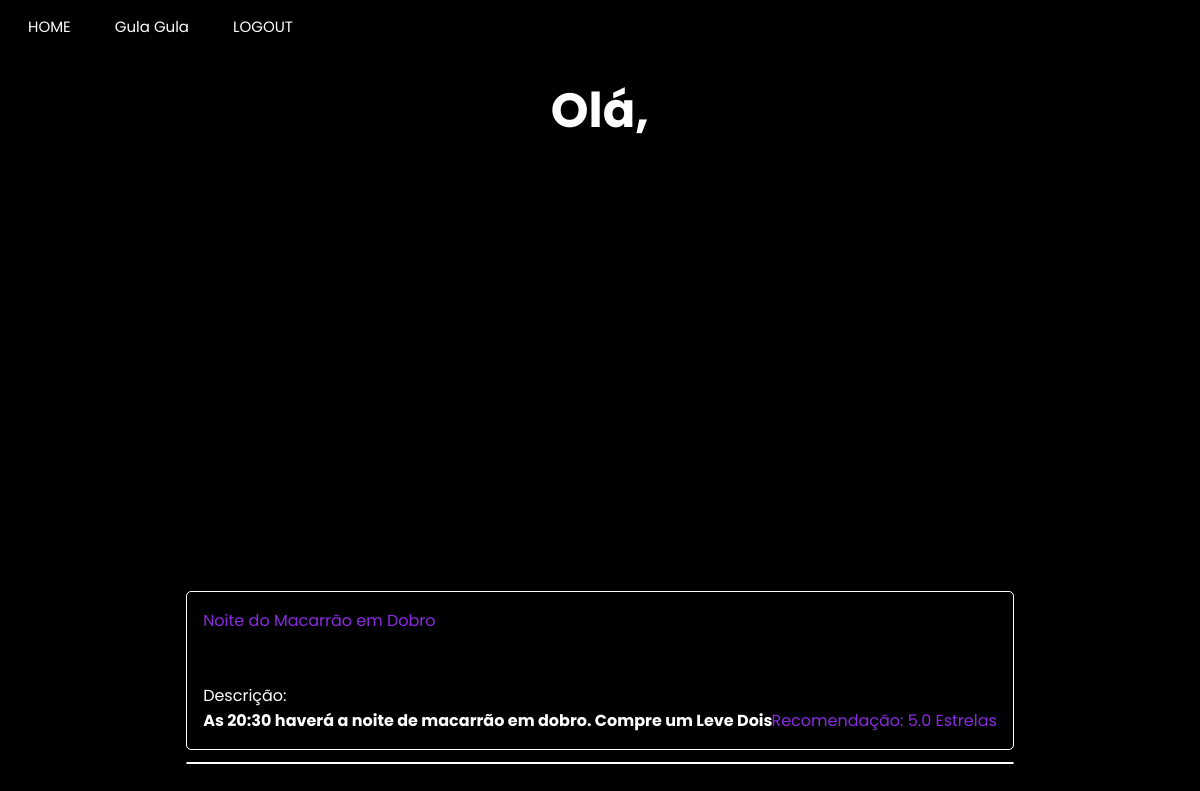
/user_page (signed in), run on an earlier commit of the app's database.
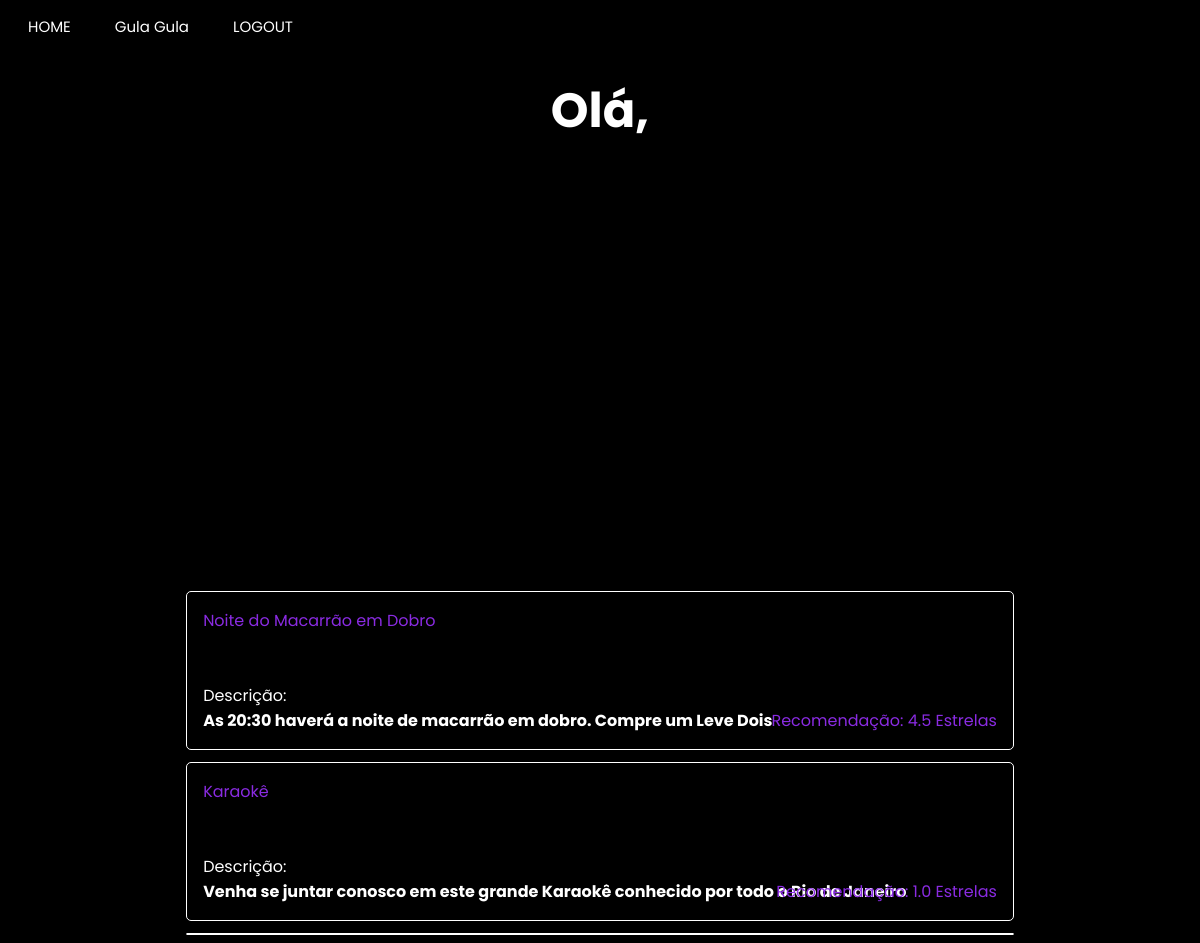
And on a later commit of the database.
### app/model.py (models this page shows, shortened)
class empresa(UserMixin, db.Model):
    __tablename__ = "empresa"
    id = db.Column(db.Integer,primary_key=True)
    enterprise_name = db.Column(db.String(64), index=True, unique=True)
    email = db.Column(db.String(120), index=True, unique=True)
    password_hash = db.Column(db.String(120))
    city = db.Column(db.String(120))
    latitude = db.Column(db.Float)
    longitude = db.Column(db.Float)
    district = db.Column(db.String(50))
    street = db.Column(db.String(120))
    posts = db.relationship("Post", backref="enterprise")

class Event(db.Model):
    id = db.Column(db.Integer, primary_key=True)
    body = db.Column(db.String(200))
    image = db.Column(db.String(200))
    timestamp = db.Column(db.Integer, index=True)
    empresa_id = db.Column(db.Integer)
    name = db.Column(db.String(200))
    latitude = db.Column(db.Float)
    longitude = db.Column(db.Float)
    event_type = db.Column(db.String(8))
    rank = db.Column(db.Float)
    avaliations = db.Column(db.Integer)
    age_groups = db.Column(db.String)

### app/routes.py (the view)
@app.route("/user_page", methods=["POST", "GET"])
@login_required
def user_page():                              # PAGINA DE USUARIO
    return render_template('user_page.html', title="Usuario", eventos = Event ,css_file="user_page.css", user=current_user)

### app/model.py (called while the page is built)
@login.user_loader
def load_user(id):
    if usuario.query.get(int(id)):
        load = usuario.query.get(int(id))
    else:
        load = empresa.query.get(int(id))
    return load

### app/templates/user_page.html (shortened to what this page needs)
{% extends "base.html" %}
{% block content %}
<h1>Olá, {{user.username}}</h1>
<div id="map"></div>
{% for evento in eventos.query.limit(20).all()%}
<div class="enterprises">
  <p>
    <a href="{{url_for('event_page',name=evento.name)}}">{{ evento.name }}</a>
    <br><br><br>
    Descrição: {% if evento.rank %}
    <s>Recomendação: {{ evento.rank}} Estrelas</s><br>{% endif %}
    <b>{{ evento.body }}</b></p>
</div>
{% endfor %}
{% set event_list = eventos.query.all()%}
<div class="enterprises"></div>
{% endblock %}

### app/templates/base.html (shortened to what this page needs)
<!DOCTYPE html>
<html>
    <head>
        {% if css_file%}
            <link rel="stylesheet" type="text/css" href="{{ url_for('static', filename=css_file) }}">
        {% else %}
            <link rel="stylesheet" type="text/css" href="{{ url_for('static', filename='user_page.css') }}">
        {% endif %}
    </head>
    <body>
        <header class="menu">
            <a id="main_page" href="{{ url_for('main_page') }}" class="button">HOME</a>
            {% if user.is_authenticated %}
            {% if user.username %}
            <a id="user_page" href="{{ url_for('user_page')}}"class="button">{{user.username}}</a>
            {% else %}
            <a id="enterprise_page" href="{{ url_for('enterprise_page_specific', name=user.enterprise_name)}}"class="button">{{user.enterprise_name}}</a>
            {% endif%}
            <a id="logout" href="{{ url_for('logout') }}" class="button">LOGOUT</a>
            {% else %}
            <a id="enterprise_register_page" href="{{ url_for('enterprise_register_page') }}" class="button">SEJA UM ANUNCIANTE</a>
            <a id="user_register_page" href="{{ url_for('user_register_page') }}" class="button">REGISTRO</a>
            <a id="login_page" href="{{ url_for('login_page') }}" class="button">LOGIN</a>
            {% endif %}
        </header>
        {% block content %}{% endblock %}
    </body>
</html>

### app/static/user_page.css (style rules this page uses)
h1 { color: rgb(255, 255, 255); text-align: center; font-family: "Poppins", sans-serif; font-size: 300%; }
body { background: black; background-image: url("https://www.pixel4k.com/wp-content/uploads/2021/05/abstract-waving-4k_1620165379-1536x960.jpg"); background-repeat: no-repeat; background-size: cover; }
#map { height: 400px; width: 70%; border-radius: 8px; margin: auto; }
.enterprises { color:white; display: grid; align-items: center; font-family:'Poppins'; margin-left:15%; margin-right: 15%; margin-top: 1%; background-color:rgba(0, 0, 0, 0.377); border: white solid 1px; border-radius: 5px; position: relative; }
.enterprises p { margin-left: 2%; }
.enterprises a { text-decoration: none; color: blueviolet; }
.enterprises b { text-decoration: none; }
.enterprises s { text-decoration: none; position: absolute; color: blueviolet; bottom: 10%; right: 2%; }

### app/static/base.css (style rules this page uses)
header.menu { align-items: left; justify-content: start; }
a.button { border: none; color: white; padding: 5px 20px; text-align: center; text-decoration: none; display: inline-block; font-family:'Poppins'; font-size: 15px; }
.menu { margin-top: 10px; }

What changed in the data, as far as the page shows it:
changed Event "Noite do Macarrão em Dobro": rank "5.0" → "4.5"
added Event: name "Karaokê", rank "1.0", body "Venha se juntar conosco em este grande Karaokê conhecido por todo o Rio de Janeiro"
